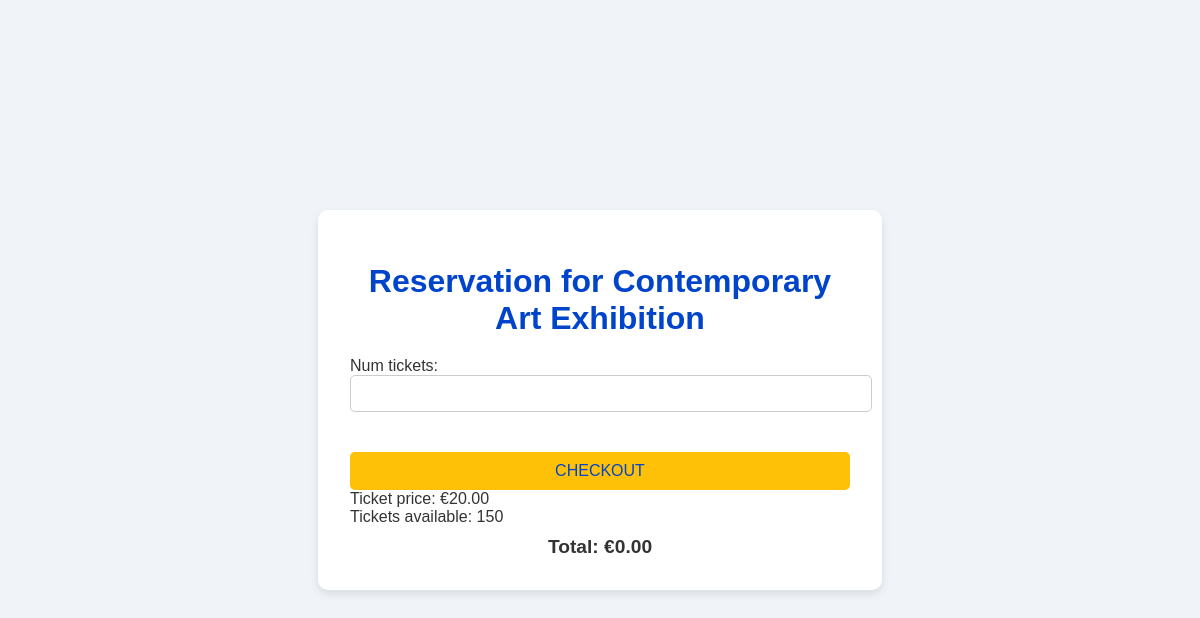
/booking/booking/4/ (signed in), run on an earlier commit of the app's database.
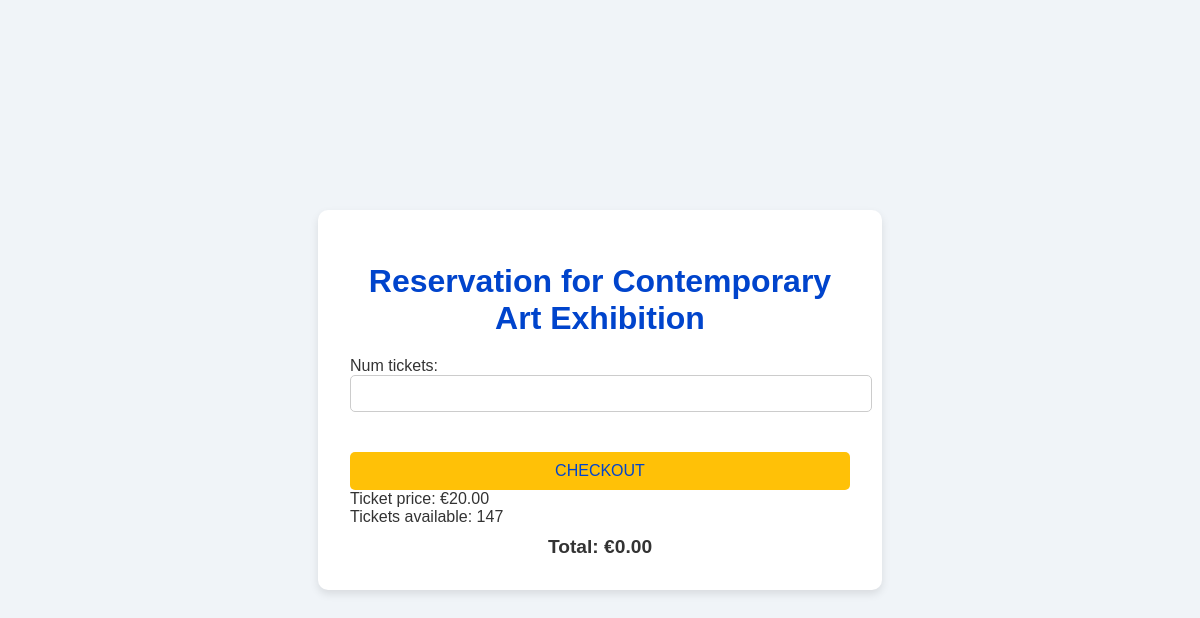
And on a later commit of the database.
### events/models.py (models this page shows, shortened)
class Event(models.Model):
    title = models.CharField(max_length=200)
    description = models.TextField()
    date = models.DateTimeField()
    location = models.CharField(max_length=100)
    available_seats = models.IntegerField()
    price = models.DecimalField(max_digits=10, decimal_places=2)

### booking/views.py (the view)
# urls.py: path('booking/<int:event_id>/', views.booking_view, name='booking'),
@login_required
def booking_view(request, event_id):
    event = get_object_or_404(Event, id=event_id)
    if request.method == 'POST':
        form = BookingForm(request.POST)
        if form.is_valid():
            num_tickets = form.cleaned_data['num_tickets']
            total_price = num_tickets * event.price
            booking = form.save(commit=False)
            booking.user = request.user
            booking.event = event
            booking.status = 'pending'
            booking.save()
            intent = stripe.PaymentIntent.create(
                amount=int(total_price * 100),  # amount in cents
                currency='eur',
                metadata={'integration_check': 'accept_a_payment'}
            )
            return render(request, 'booking/payment.html', {
                'client_secret': intent.client_secret,
                'stripe_publishable_key': settings.STRIPE_PUBLIC_KEY,
                'booking_id': booking.id,
                'total_price': total_price,
            })
    else:
        form = BookingForm(initial={'event_id': event_id})
    return render(request, 'booking/booking.html', {'form': form, 'event': event})

### booking/forms.py
class BookingForm(forms.ModelForm):
    class Meta:
        model = Booking
        fields = ['num_tickets']
    def __init__(self, *args, **kwargs):
        super().__init__(*args, **kwargs)
        self.fields['num_tickets'].widget.attrs.update({'min': 1})

### booking/templates/booking/booking.html (shortened to what this page needs)
<!DOCTYPE html>
<html lang="en">
<head>
</head>
<body>
    <div class="container">
        <h1>Reservation for {{ event.title }}</h1>
        <form method="post">
            {{ form.as_p }}
            <button id="submit-btn" type="submit">Checkout</button>
        </form>
        <p>Ticket price: €{{ event.price }}</p>
        <p>Tickets available: {{ event.available_seats }}</p>
        <p class="total">Total: €<span id="totalPrice">0.00</span></p>
    </div>
</body>
</html>

What changed in the data, as far as the page shows it:
changed Event "Contemporary Art Exhibition": available_seats "150" → "147"
